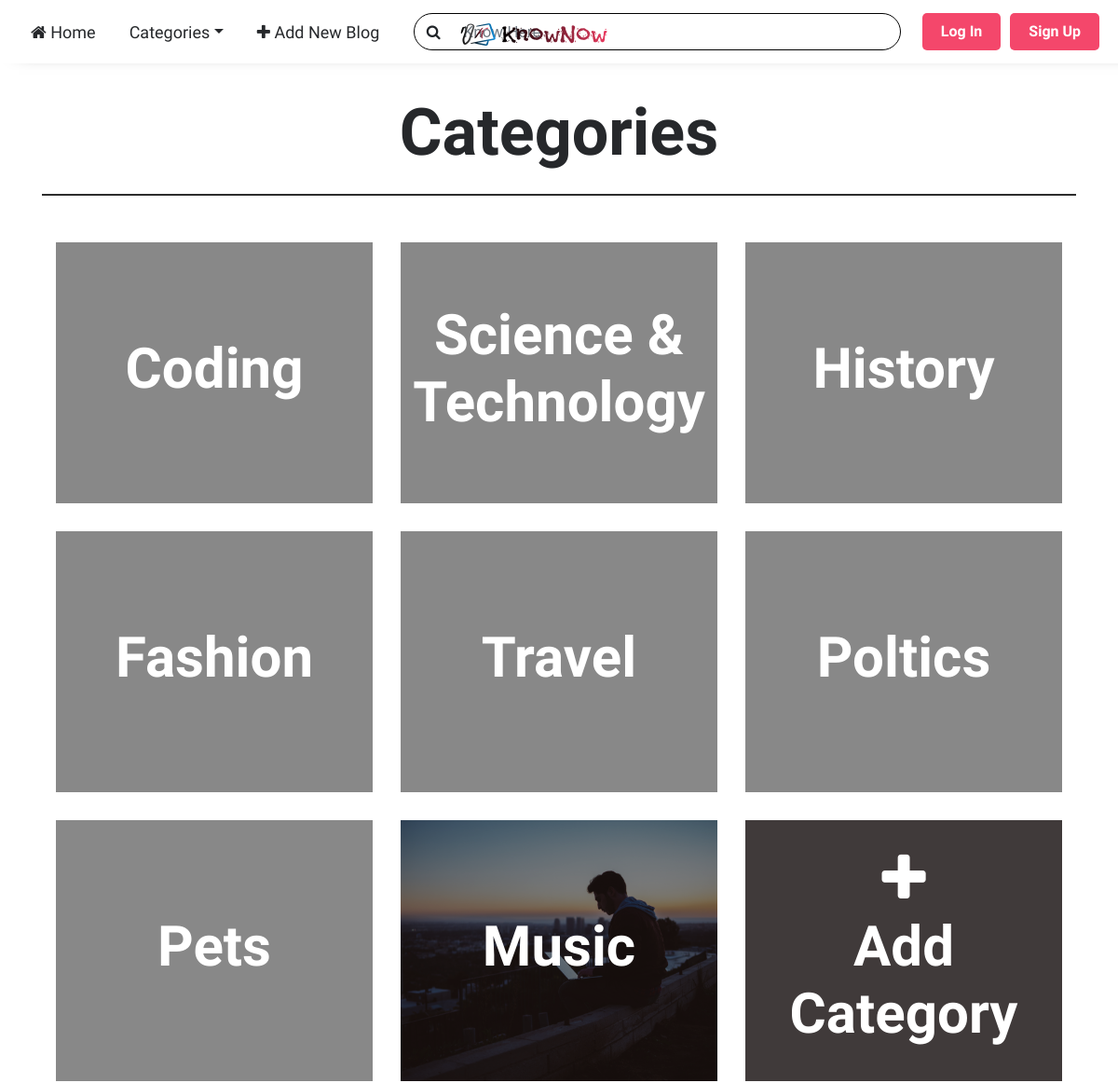
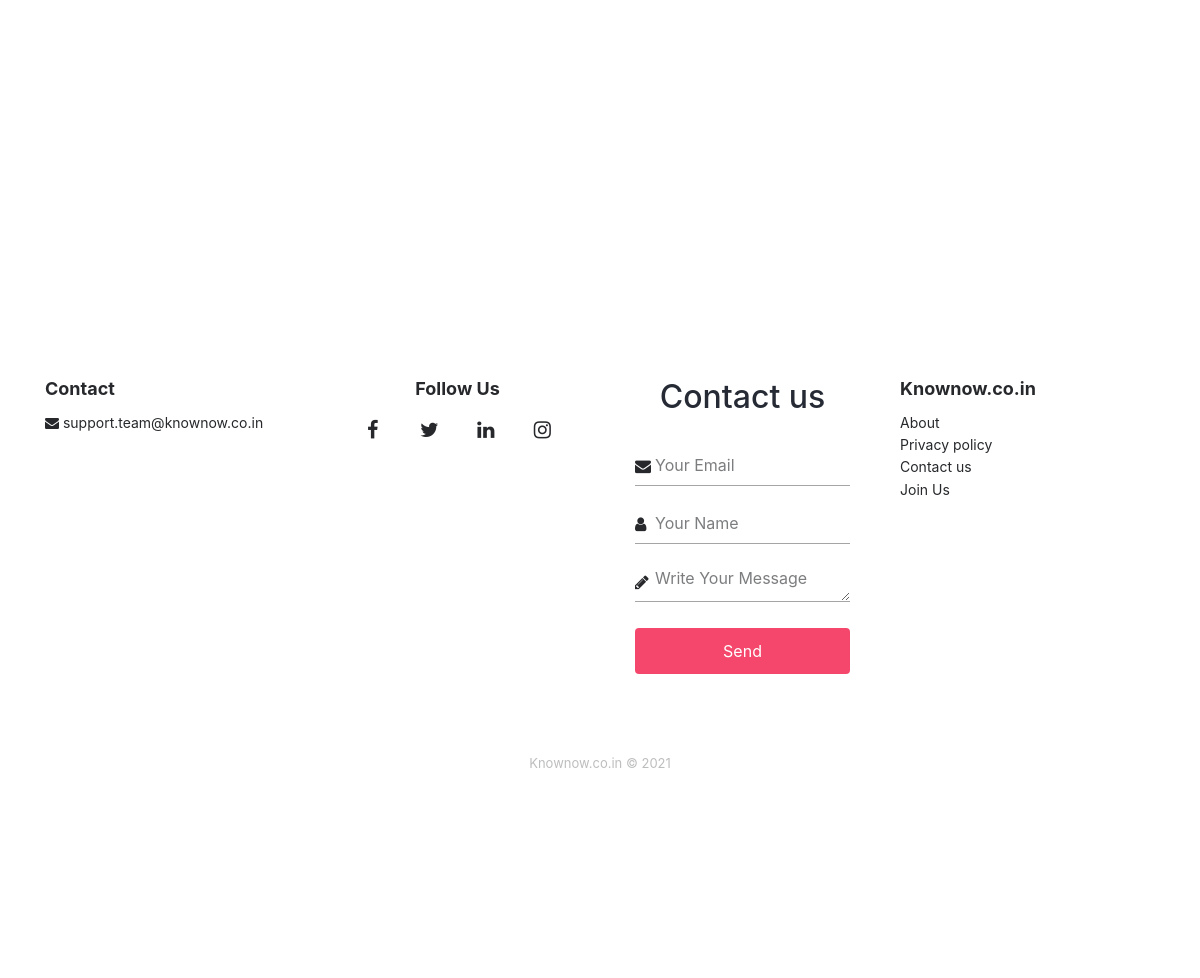
The page /category/ on the database its author committed (2 pictures, top to bottom).
### myblog/models.py (models this page shows, shortened)
class Category(models.Model):
    cat_name = models.CharField(max_length=255,unique=True)
    cat_img = models.ImageField(default='default_thumb.jpg',upload_to='category',blank=True)
    cat_view = GenericRelation(HitCount, object_id_field='object_pk', related_query_name='hit_count_generic_relation')
    def __str__(self):
        return self.cat_name

### myblog/views.py (the view)
# urls.py: path('category/',CatList, name='cat_list'),
def CatList(request):
    cat = Category.objects.all()
    cat_tab = Category.objects.all()[:10]
    if request.user.is_authenticated:
        notification = Notification.objects.filter(user=request.user, is_seen=False).order_by('-date')
    else:
        notification=None
    context = {
        'cat':cat,
        'notification':notification,
        'title':"Category",
        'cat_tab':cat_tab
        }
    return render(request, 'blog/categoryList.html', context)

### myblog/templates/blog/categoryList.html
{% extends 'blog/index.html' %}
{% block content %}
<div class="container fs">
    <div class="team-grid">
        <div class="container">
            <div class="intro">
                <h1 class="text-center mb-4" style="font-size: 70px; font-weight: bolder;">Categories</h1>
            </div>
            <div class="row people" style="border-top: 2px solid #2c2c2c;">
                {% for category in cat %}
                <a class="col-md-4 col-lg-4 item" href="{% url 'cat' category %}">
                    <div class="box" style="background-image:url({{category.cat_img.url}})">
                        <div class="cover2 align-items-center d-flex justify-content-center">
                            <h1 class="name" style="font-size:60px;">{{category.cat_name}}</h1>
                        </div>
                    </div>
                </a>
                {% endfor %}
                <a class="col-md-4 col-lg-4 item" href="{% url 'addcat' %}">
                    <div class="box" style="background:#776c6c;">
                        <div class="cover2 align-items-center d-flex justify-content-center">
                            <h1 class="name" style="font-size:60px;"><i class="fa fa-plus"></i><br>Add Category</h1>
                        </div>
                    </div>
                </a>
            </div>
        </div>
    </div>
</div>
{% endblock content %}

### static/blog/css/style.css (style rules this page uses)
:root { --bg:#ffffff; --text:#26282B; --sub-text:#26282b9a; --hover:#eb3b60; --btn:#f4476b; --btn-text:#ffffff; }
html { scroll-behavior: smooth; }
body { overflow-x: hidden; margin:0px; padding:0px; height:100vh; background-color:var(--bg); }
.fs { color:var(--text); font-family: Abel, sans-serif; margin:100px auto 100px auto; }
.intro { font-size: 16px; margin: 0 auto 30px; }
.intro { color:var(--text); font-weight:bolder; font-size: 16px; }
.team-grid { color:var(--text); background-color:var(--bg); }
.team-grid .intro { font-size: 16px; max-width: 500px; margin: 0 auto; }
.team-grid .people { padding: 50px 0; }
.team-grid .item { margin-bottom: 30px; }
.team-grid .item .box { text-align: center; background-repeat: no-repeat; background-size: cover; background-position: center; height: 280px; position: relative; overflow: hidden; }
.team-grid .item .cover2 { position: absolute; top: 0; left: 0; width: 100%; height: 100%; background-color: #02020277; -webkit-transform: scale(1); -ms-transform: scale(1); transform: scale(1); -webkit-transition: 1s ease; transition: 1s ease; color: #fff; }
.team-grid .item .name { font-family: Abel, sans-serif; color: #ffffff; font-weight: bold; margin-bottom: 8px; }
.team-grid .item .name { color: #ffffff; font-weight: bold; margin-bottom: 8px; text-transform: capitalize; }
.container { padding:0px 15px; }

### rows shown on the page
Category: cat_name "Coding"
Category: cat_name "Science & Technology"
Category: cat_name "History"
Category: cat_name "Fashion"
Category: cat_name "Travel"
Category: cat_name "Poltics"
Category: cat_name "Pets"
Category: cat_img (placeholder picture), cat_name "Music"
